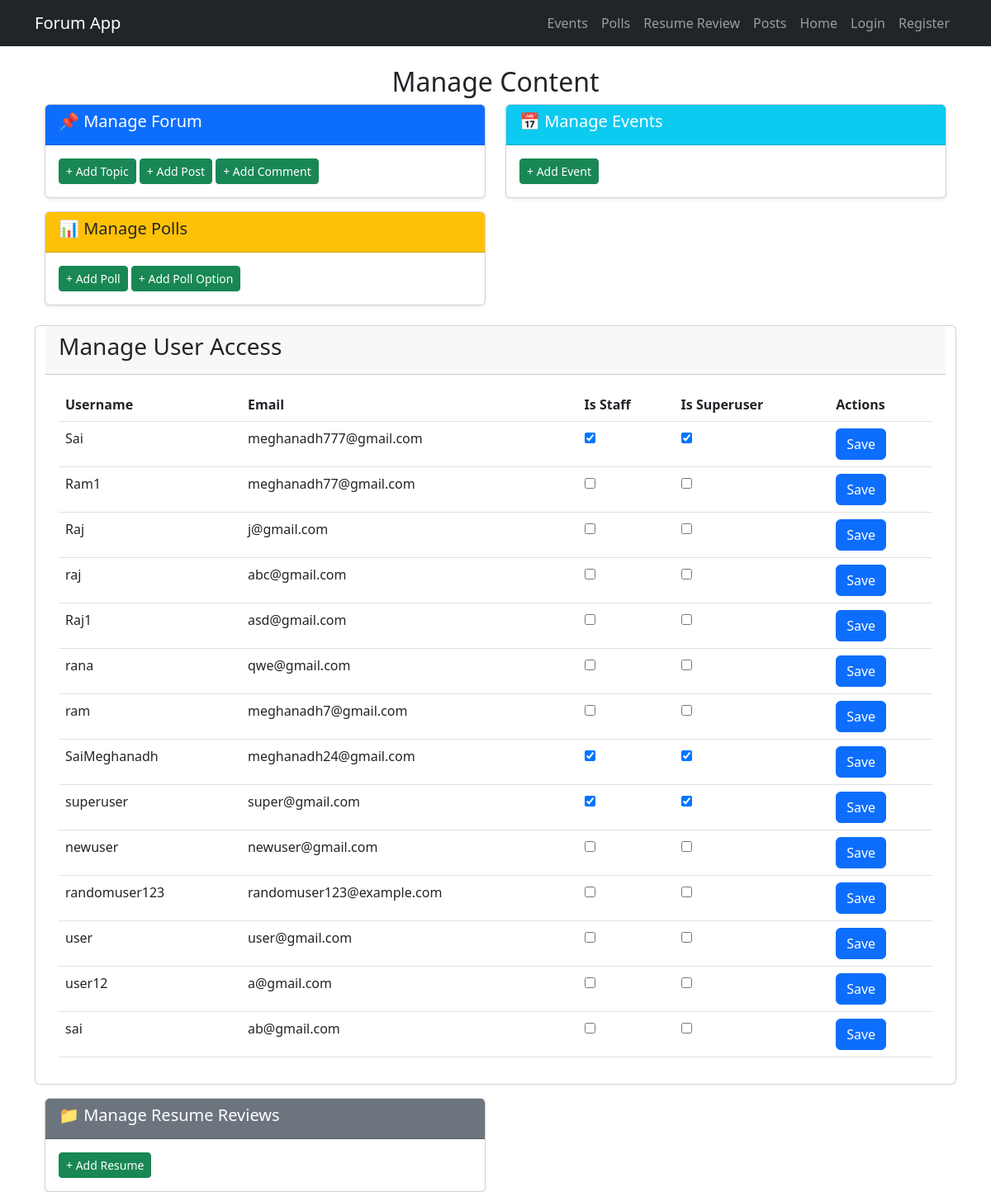
Screenshot of /manage/ with the database file from the repository.
### forum/models.py (models this page shows, shortened)
class User(AbstractUser):  # Extends Django's built-in User model
    name = models.CharField(max_length=255)
    email = models.EmailField(unique=True)
    USERNAME_FIELD = "email"  # This tells Django to use email instead of username
    REQUIRED_FIELDS = ["username"]  # Username is still required

### forum/views.py (the view)
# urls.py: path("manage/", manage_content, name="manage_content"),
def manage_content(request):
    User = get_user_model()
    users = User.objects.all()
    return render(request, "manage_content.html", {"users": users})

### forum/templates/manage_content.html (shortened to what this page needs)
{% extends "base.html" %}
{% block content %}
<div class="container mt-4">
    <h2 class="text-center">Manage Content</h2>
    <div class="row">
        <div class="col-md-6">
            <div class="card shadow-sm">
                <div class="card-header bg-primary text-white">
                    <h5>📌 Manage Forum</h5>
                </div>
                <div class="card-body">
                    <a href="{% url 'add_object' 'topic' %}" class="btn btn-success btn-sm">+ Add Topic</a>
                    <a href="{% url 'add_object' 'post' %}" class="btn btn-success btn-sm">+ Add Post</a>
                    <a href="{% url 'add_object' 'comment' %}" class="btn btn-success btn-sm">+ Add Comment</a>
                </div>
            </div>
        </div>
        <div class="col-md-6">
            <div class="card shadow-sm">
                <div class="card-header bg-info text-white">
                    <h5>📅 Manage Events</h5>
                </div>
                <div class="card-body">
                    <a href="{% url 'add_object' 'event' %}" class="btn btn-success btn-sm">+ Add Event</a>
                </div>
            </div>
        </div>
        <div class="col-md-6 mt-3">
            <div class="card shadow-sm">
                <div class="card-header bg-warning text-dark">
                    <h5>📊 Manage Polls</h5>
                </div>
                <div class="card-body">
                    <a href="{% url 'add_object' 'poll' %}" class="btn btn-success btn-sm">+ Add Poll</a>
                    <a href="{% url 'add_object' 'polloption' %}" class="btn btn-success btn-sm">+ Add Poll Option</a>
                </div>
            </div>
        </div>
<div class="card mt-4">
    <div class="card-header">
        <h3>Manage User Access</h3>
    </div>
    <div class="card-body">
        <table class="table">
            <thead>
                <tr>
                    <th>Username</th>
                    <th>Email</th>
                    <th>Is Staff</th>
                    <th>Is Superuser</th>
                    <th>Actions</th>
                </tr>
            </thead>
            <tbody>
                {% for user in users %}
                <tr>
                    <td>{{ user.username }}</td>
                    <td>{{ user.email }}</td>
                    <td>
                        <input type="checkbox" class="permission-toggle" data-user-id="{{ user.id }}" data-perm="is_staff" {% if user.is_staff %}checked{% endif %}>
                    </td>
                    <td>
                        <input type="checkbox" class="permission-toggle" data-user-id="{{ user.id }}" data-perm="is_superuser" {% if user.is_superuser %}checked{% endif %}>
                    </td>
                    <td>
                        <button class="btn btn-primary save-permissions" data-user-id="{{ user.id }}">Save</button>
                    </td>
                </tr>
                {% endfor %}
            </tbody>
        </table>
    </div>
</div>
        <div class="col-md-6 mt-3">
            <div class="card shadow-sm">
                <div class="card-header bg-secondary text-white">
                    <h5>📁 Manage Resume Reviews</h5>
                </div>
                <div class="card-body">
                    <a href="{% url 'add_object' 'resume' %}" class="btn btn-success btn-sm">+ Add Resume</a>
                </div>
            </div>
        </div>
    </div>
</div>
{% endblock %}

### rows the page displays
User: username "Sai", email "meghanadh777@gmail.com", is_staff "☑", is_superuser "☑"
User: username "Ram1", email "meghanadh77@gmail.com"
User: username "Raj", email "j@gmail.com"
User: username "raj", email "abc@gmail.com"
User: username "Raj1", email "asd@gmail.com"
User: username "rana", email "qwe@gmail.com"
User: username "ram", email "meghanadh7@gmail.com"
User: username "SaiMeghanadh", email "meghanadh24@gmail.com", is_staff "☑", is_superuser "☑"
User: username "superuser", email "super@gmail.com", is_staff "☑", is_superuser "☑"
User: username "newuser", email "newuser@gmail.com"
User: username "randomuser123", email "randomuser123@example.com"
User: username "user", email "user@gmail.com"
User: username "user12", email "a@gmail.com"
User: username "sai", email "ab@gmail.com"
